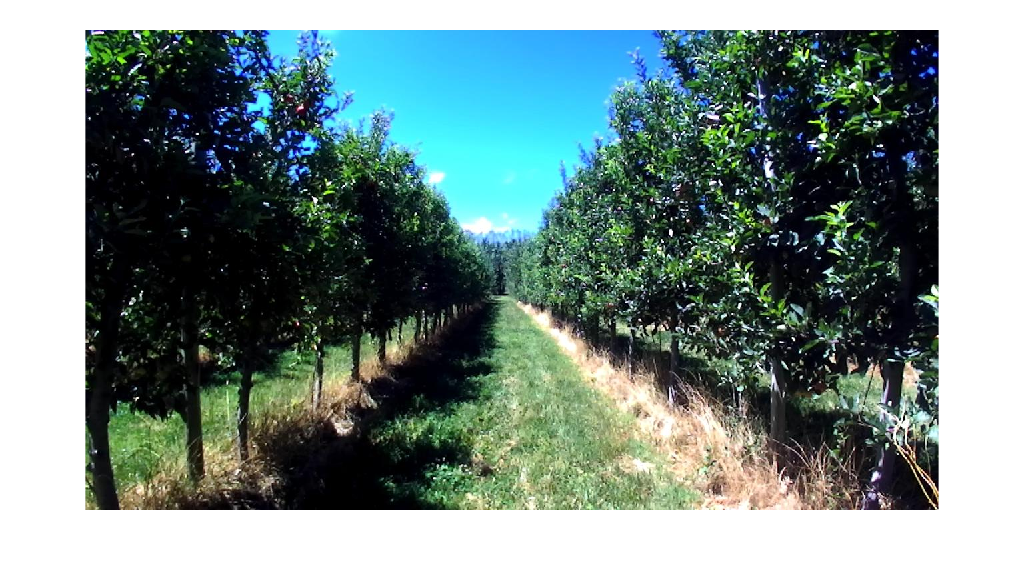
//> input picture Boludeces/Img_analisis.png, 1026 x 575 px
$ ./abrirexr ../Boludeces/Img_analisis.png   (built with g++ and OpenCV 4)
//> lines starting //> are read from the running program, lines starting //| are printed output that depends on the picture; after the words box and inside, x2 and y2 are one past the last pixel; in counts of white or black regions, pixels touching at a corner belong together
#include <opencv2/opencv.hpp>
#include <iostream>


        int main(int argc, char **argv){


			cv::Mat	depth = cv::imread(argv[1],CV_LOAD_IMAGE_ANYDEPTH );
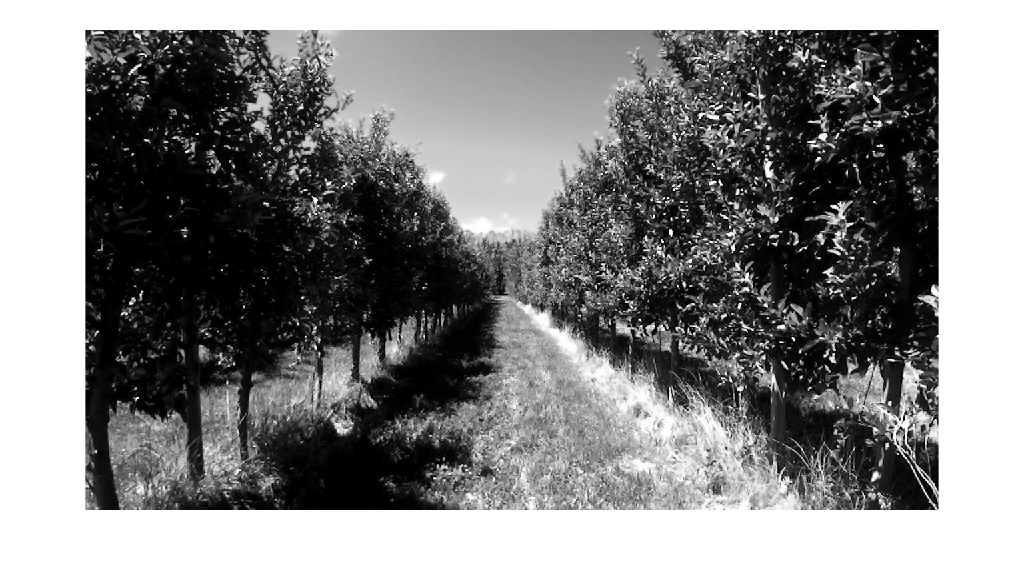
//> depth: 575 rows x 1026 cols, CV_8UC1; min 0, max 255, mean 133
        	cv::Mat dst,dst2;
        	        cv::normalize(depth, dst, 0, 1, cv::NORM_MINMAX);
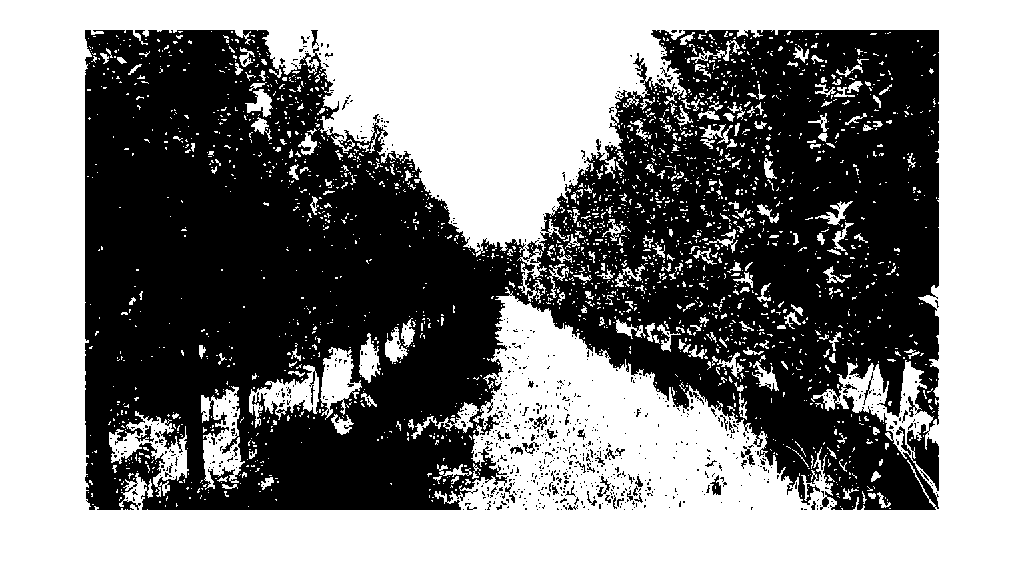
//> dst: 575 rows x 1026 cols, CV_8UC1; values 0 (black) and 1 (white), 52.4% white; 814 black regions (768 under 20 px), largest, box (x1, y1, x2, y2) and area: (85, 30, 939, 510) 275937, (710, 475, 721, 495) 114, (741, 446, 755, 465) 98
        	        //cv::applyColorMap(dst,dst2,0); // hay que ver como cambiar el formato para que lo lea bien

        	        cv::imshow("test", dst);
        	        cv::waitKey(0);


        }
        //setMouseCallback("test", CallBackFunc, NULL);
        //cv::applyColorMap(dst,dst2,0);
